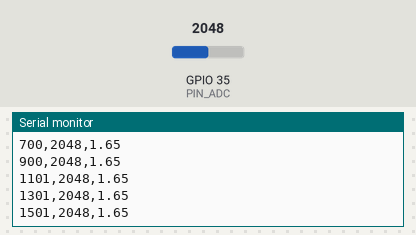
Simulated run of this sketch. Board: ESP32. Parts: the last lines printed to the serial monitor. The inputs (shaded band) are chosen by the test bench; at power-on: GPIO 35 (PIN_ADC) = 2048.

Above: at 1.7 s.
1.8 s: GPIO 35 (PIN_ADC) set to 2866
At 1.86 s:
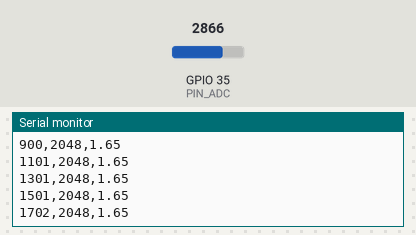
3.3 s: GPIO 35 (PIN_ADC) set to 3603
At 3.46 s:
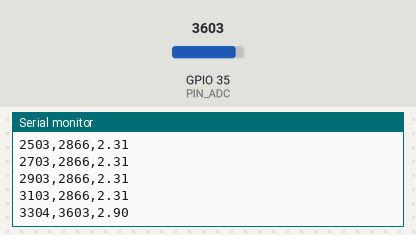
Timing chart, 0 to 6.3 s (numbered marks = the images above; inputs shaded):
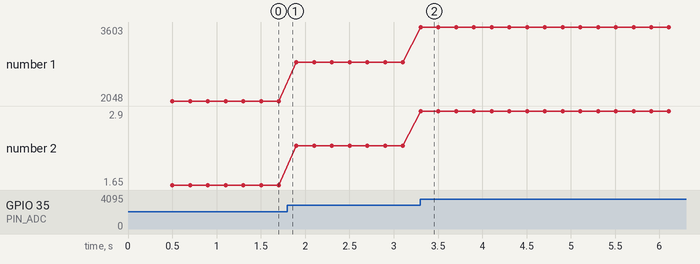

Measured:
- after the input at 3.3 s, the serial monitor: prints a new line at once (image 2)
- plotted number 1: 2048 → 2866 after the input at 1.8 s, 2866 → 3603 after the input at 3.3 s
- plotted number 2: 1.65 → 2.31 after the input at 1.8 s, 2.31 → 2.9 after the input at 3.3 s

The sketch:

ESP_CODIGO_HUMEDAD.ino
```cpp
// ============================================================
// ESP32 - Sensor de Humedad Capacitivo
// Proyecto Final Python - Programación Aplicada 2025-3
// Pin ADC: GPIO34
// Formato envío: tiempo_ms,adc,voltaje
// ============================================================

const int PIN_ADC     =35;
const float V_REF     = 3.3;
const int ADC_MAX     = 4095;

// ---- Calibración: ajustar sensor ----
const int ADC_SECO    = 3100;   // Sensor al aire
const int ADC_MOJADO  = 900;    // Sensor en agua
// -------------------------------------------

unsigned long t0;

void setup() {
  Serial.begin(115200);
  t0 = millis();
  delay(500);
  Serial.println("# ESP32 Humedad Capacitivo - INICIO");
}

void loop() {
  int adc = analogRead(PIN_ADC);
  float voltaje = (adc * V_REF) / ADC_MAX;
  unsigned long t_ms = millis() - t0;

  // Porcentaje de humedad (0% seco - 100% mojado)
  int humedad = map(adc, ADC_SECO, ADC_MOJADO, 0, 100);
  humedad = constrain(humedad, 0, 100);

  // Formato: tiempo_ms,adc,voltaje
  Serial.print(t_ms);
  Serial.print(",");
  Serial.print(adc);
  Serial.print(",");
  Serial.println(voltaje, 2);

  delay(200);  // 5 muestras por segundo
}
```
